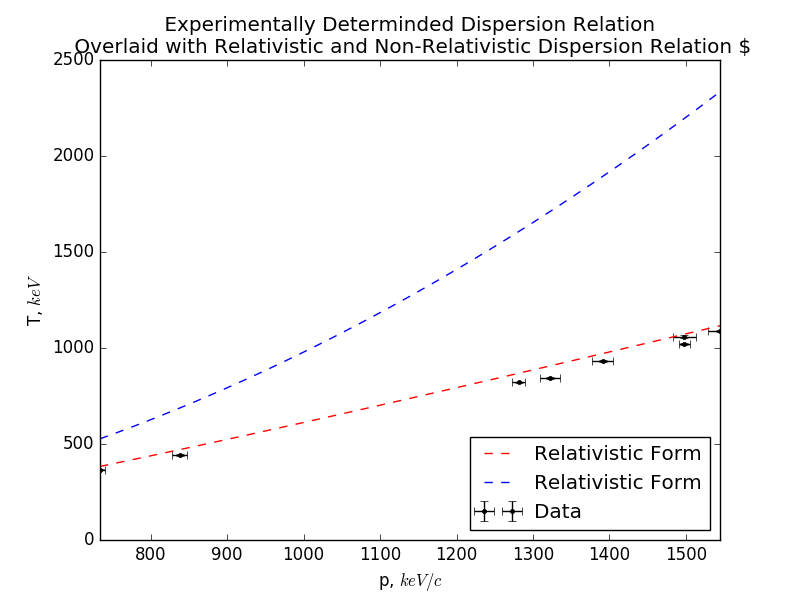

This chart was generated by the following Python code:
import numpy as np
from scipy import loadtxt, optimize
import matplotlib.pyplot as plt


# Read in the data from file
E, T, dE, dT= loadtxt('/home/alemsolobog/Exper8/disper.txt', unpack=True, skiprows=1)

p = 2 *E - T
dp = np.sqrt(np.power(dE*2,2) + np.power(dT,2))
def non_rel(b):
    return np.power(b,2)/(2*511)
def rel(b):
    return (np.sqrt(np.power(511,2) + np.power(b,2)) - 511 )

fig1 = plt.figure()
ax1 = fig1.add_subplot(111)
ax1.errorbar(p, T, yerr = dT, xerr = dp, fmt='k.', label = 'Data')
T = np.linspace(p.min(), p.max(), 500)

ax1.plot(T,rel(T) , 'r--', label = 'Relativistic Form')
ax1.plot(T,non_rel(T) , 'b--', label = 'Relativistic Form')

ax1.set_title(' Experimentally Determinded Dispersion Relation \n Overlaid with Relativistic and Non-Relativistic Dispersion Relation')
ax1.set_xlabel('p, $keV/c$')
ax1.set_ylabel('T, $keV$')
ax1.legend()


ax1.legend(loc='lower right')
# textfit = '$Standard Deviation in Mean of $m_{0}c^{2} = %.5f$' %(sig)
# ax1.text(0.02, .95, textfit, transform=ax1.transAxes, fontsize=12,
#         verticalalignment='top')
ax1.set_xlim(p.min(),p.max())

plt.savefig('tvp.png')
plt.show()
